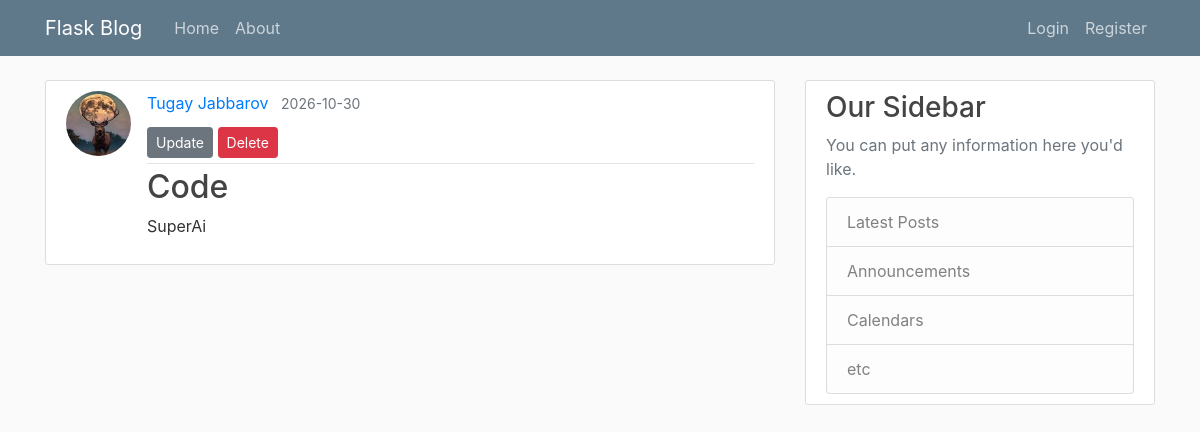
/post/1, run on an earlier commit of the app's database.
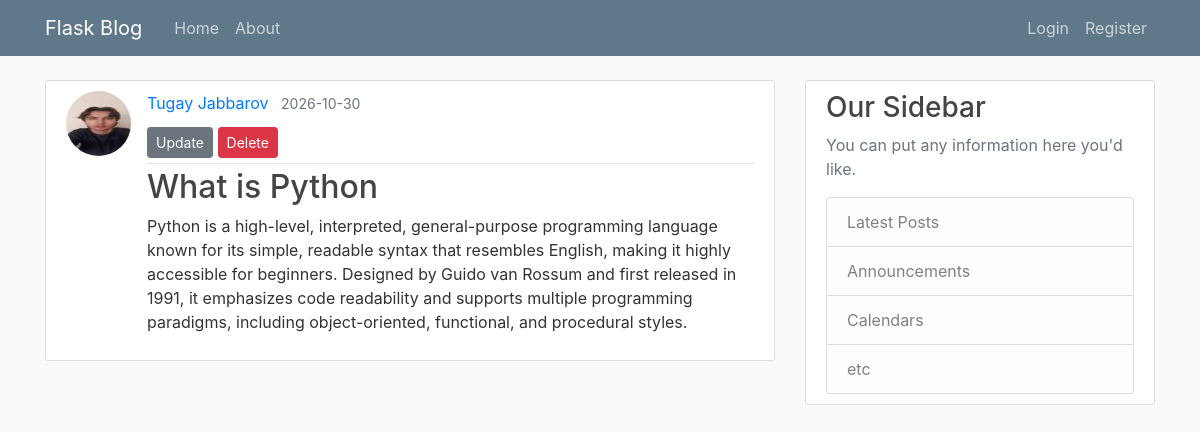
And on a later commit of the database.
### flaskblog/models.py (models this page shows, shortened)
class User(db.Model, UserMixin):
    id = db.Column(db.Integer, primary_key=True)
    username = db.Column(db.String(20), unique=True, nullable=False)
    email = db.Column(db.String(120), unique=True, nullable=False)
    image_file = db.Column(db.String(20), nullable=False, default='default.jpg')
    password = db.Column(db.String(60), nullable=False)
    posts = db.relationship("Post", backref='author', lazy=True)

class Post(db.Model):
    id = db.Column(db.Integer, primary_key=True)
    title = db.Column(db.String(100), nullable=False)
    date_posted = db.Column(db.DateTime, nullable=False, default=datetime.utcnow)
    content = db.Column(db.Text, nullable=False)
    user_id = db.Column(db.Integer, db.ForeignKey('user.id'), nullable=False)

### flaskblog/routes.py (the view)
@app.route("/post/<int:post_id>")
def post(post_id):
    post = Post.query.get_or_404(post_id)
    return render_template('post.html', title=post.title, post=post)

### flaskblog/templates/post.html (shortened to what this page needs)
{% extends "layout.html" %}
{% block content %}
<article class="media content-section">
    <img class="rounded-circle article-img"
         src="{{ url_for('static', filename='profile_pics/' + post.author.image_file) }}">
    <div class="media-body">
        <div class="article-metadata">
            <a class="mr-2" href="#">
                {{ post.author.username }}
            </a>
            <small class="text-muted">
                {{ post.date_posted.strftime('%Y-%m-%d') }}
            </small>
            <div class="mt-2">
                <a class="btn btn-secondary btn-sm mt-1 mb-1"
                   href="{{ url_for('update_post', post_id=post.id) }}">
                    Update
                </a>
                <button type="button"
                        class="btn btn-danger btn-sm mt-1 mb-1"
                        data-toggle="modal"
                        data-target="#deleteModal">
                    Delete
                </button>
            </div>
        </div>
        <h2 class="article-title">{{ post.title }}</h2>
        <p class="article-content">{{ post.content }}</p>
    </div>
</article>
{% endblock content %}

What changed in the data, as far as the page shows it:
changed User "Tugay Jabbarov": image_file: a different picture
changed Post: title "Code" → "What is Python"; content "SuperAi" → "Python is a high-level, interpreted, general-purpose programming language known for its simple, readable syntax that resembles English, making it highly accessible for beginners. Designed by Guido van Rossum and first released in 1991, it emphasizes code readability and supports multiple programming paradigms, including object-oriented, functional, and procedural styles."
